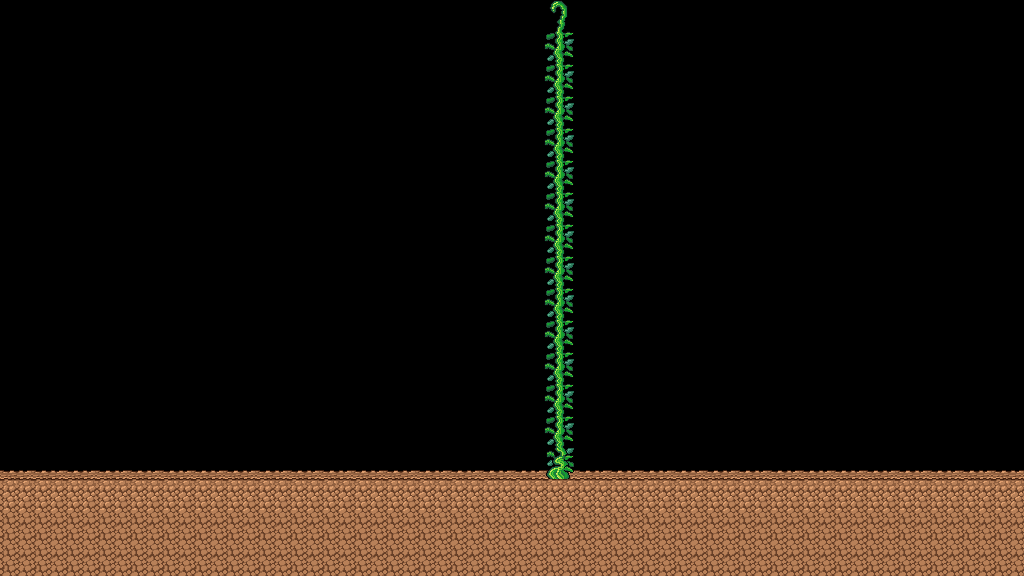

A 2D game scene composited from a Tiled map and its tileset images. What follows is a short description and the map's XML, with each tile layer's data collapsed to a summary:
An orthogonal 32x18 tile map with 32x32 px tiles, 3 tile layers (ground_bg, bean, ground_fg), 3 tilesets and 70 objects.

<map version="1.5" tiledversion="1.6.0" orientation="orthogonal" renderorder="right-down" width="32" height="18" tilewidth="32" tileheight="32" infinite="0" nextlayerid="12" nextobjectid="103">
 <tileset firstgid="1" source="cloud_bg.tsx" />
 <tileset firstgid="2" source="cloud.tsx" />
 <tileset firstgid="51" source="../icons/icons.tsx" />
 <objectgroup id="3" name="bg">
  <object id="98" gid="1" x="0" y="576" width="1024" height="576" />
 </objectgroup>
 <layer id="11" name="ground_bg" width="32" height="18">
  <data>[576 cells, 32 non-empty, 1 distinct tile ids]</data>
 </layer>
 <layer id="9" name="bean" width="32" height="18">
  <data>[576 cells, 15 non-empty, 3 distinct tile ids]</data>
 </layer>
 <layer id="10" name="ground_fg" width="32" height="18">
  <data>[576 cells, 96 non-empty, 2 distinct tile ids]</data>
 </layer>
 <objectgroup color="#00ff00" id="8" name="platforms" visible="0">
  <properties>
   <property name="immovable" value="true" />
  </properties>
  <object id="17" x="-5632" y="480" width="352" height="32" />
  <object id="18" x="-5152" y="352" width="96" height="32" />
  <object id="19" x="-4864" y="288" width="96" height="32" />
  <object id="20" x="-4672" y="480" width="96" height="32" />
  <object id="22" x="-4512" y="256" width="32" height="96" />
  <object id="23" x="-4384" y="416" width="32" height="32" />
  <object id="24" x="-4256" y="352" width="32" height="32" />
  <object id="25" x="-4160" y="224" width="32" height="32" />
  <object id="26" x="-4064" y="128" width="96" height="32" />
  <object id="27" x="-3968" y="480" width="96" height="32" />
  <object id="28" x="-3776" y="320" width="192" height="32" />
  <object id="29" x="-3424" y="224" width="32" height="32" />
  <object id="30" x="-3296" y="416" width="32" height="32" />
  <object id="31" x="-3200" y="352" width="32" height="32" />
  <object id="32" x="-3136" y="128" width="32" height="96" />
  <object id="33" x="-2944" y="448" width="32" height="96" />
  <object id="35" x="-2848" y="320" width="160" height="32" />
  <object id="36" x="-2592" y="224" width="96" height="32" />
  <object id="37" x="-2560" y="480" width="96" height="32" />
  <object id="39" x="-2240" y="352" width="224" height="32" />
  <object id="44" x="-2016" y="512" width="96" height="32" />
  <object id="45" x="-1888" y="128" width="32" height="384" />
  <object id="46" x="-1792" y="288" width="32" height="32" />
  <object id="47" x="-1696" y="192" width="96" height="32" />
  <object id="48" x="-1440" y="128" width="96" height="32" />
  <object id="49" x="-1248" y="32" width="32" height="96" />
  <object id="50" x="-1216" y="320" width="160" height="32" />
  <object id="51" x="-928" y="224" width="32" height="32" />
  <object id="52" x="-864" y="320" width="32" height="32" />
  <object id="53" x="-736" y="224" width="32" height="32" />
  <object id="55" x="-640" y="320" width="32" height="32" />
  <object id="56" x="-576" y="160" width="32" height="32" />
  <object id="57" x="-480" y="320" width="32" height="32" />
  <object id="58" x="-352" y="512" width="96" height="32" />
  <object id="59" x="-288" y="160" width="96" height="32" />
  <object id="60" x="-96" y="544" width="96" height="32" />
  <object id="61" x="-32" y="128" width="96" height="32" />
  <object id="62" x="64" y="352" width="352" height="32" />
  <object id="63" x="544" y="352" width="32" height="96" />
  <object id="64" x="672" y="288" width="32" height="96" />
  <object id="65" x="704" y="448" width="96" height="32" />
  <object id="66" x="800" y="288" width="32" height="96" />
  <object id="67" x="832" y="448" width="88" height="32" />
  <object id="68" x="928" y="288" width="32" height="96" />
  <object id="69" x="1088" y="160" width="352" height="32" />
  <object id="70" x="1120" y="352" width="448" height="32" />
  <object id="71" x="1728" y="544" width="96" height="32" />
  <object id="72" x="1920" y="416" width="96" height="32" />
  <object id="73" x="2112" y="288" width="96" height="32" />
  <object id="74" x="2368" y="192" width="96" height="32" />
  <object id="75" x="2560" y="416" width="96" height="32" />
  <object id="76" x="2784" y="256" width="96" height="32" />
  <object id="78" x="3072" y="128" width="32" height="96" />
  <object id="80" x="3168" y="416" width="32" height="32" />
  <object id="81" x="3264" y="256" width="32" height="96" />
  <object id="82" x="3456" y="448" width="160" height="32" />
  <object id="83" x="3680" y="288" width="96" height="32" />
  <object id="84" x="3936" y="192" width="96" height="32" />
  <object id="85" x="4128" y="128" width="32" height="352" />
  <object id="86" x="4224" y="544" width="96" height="32" />
  <object id="87" x="4320" y="128" width="32" height="288" />
  <object id="88" x="4480" y="480" width="32" height="32" />
  <object id="89" x="4544" y="288" width="32" height="32" />
  <object id="90" x="4704" y="384" width="32" height="32" />
  <object id="91" x="4800" y="256" width="32" height="32" />
  <object id="92" x="4928" y="320" width="32" height="32" />
  <object id="93" x="5024" y="448" width="512" height="32" />
 </objectgroup>
 <objectgroup id="7" name="characters">
  <object id="99" gid="58" x="592" y="480" width="32" height="32" />
  <object id="102" gid="53" x="392" y="480" width="31" height="47" />
 </objectgroup>
</map>
